Frame 1 (no input): blank canvas, image omitted
Frame 60 (the mouse pressed at the canvas centre just before this capture): blank canvas, image omitted
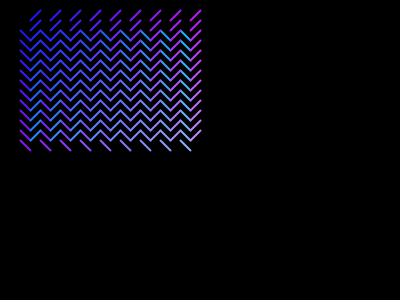
Frame 120 (the mouse held since frame 60 and released just before this capture)

The Processing sketch whose frames 1 and 60 were blank and that drew this single picture after the mouse press (run headless with seeded random() and noise(); from frame 60 on, the mouse is pressed at the canvas centre):

// Processing sketch: day_05_homework_loop1
// ── day_05_homework_loop1.pde
float x = 0;
float y = 0;

void setup(){
size(400,300);

}

void draw(){
background(0);

stroke(255);
strokeWeight(2);
fill(100);

for(x = 20; x<mouseX; x = x+20){
  for(y = 30; y<mouseY;y = y+10){
    stroke(y,x,250);
    line(x,y,x+10,y+10);
    
  }
  }
for(x = 30; x<mouseX; x = x+20){
  for(y = 20; y<mouseY;y = y+10){
    stroke(x,y,250);
    line(x,y,x+10,y-10);
    
}
}
}
